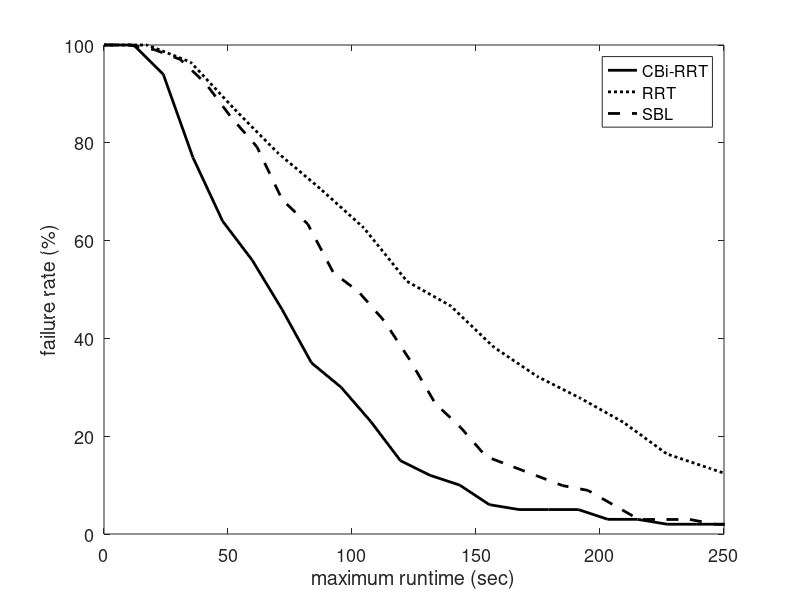

This figure's MATLAB source:
% last updated: 09/27/17

clear all
clc

D1 = load('Benchmark_CBiRRT_env1_rB.txt'); 
D2 = load('Benchmark_RRT_env1_rB.txt'); 
D3 = load('Benchmark_SBL_env1_rB.txt'); 

%% PCS
d = 2.6;

clear t M
t = D1(D1(:,1)==d, 4);
maxT = max(t);
T = linspace(0,maxT,30);
T = T(2:end);
for i = 1:length(T)
    s = t < T(i);
    m(i) = mean(t(s));
    M(i) = 1-sum(s)/length(t);
end
T1 = [0 T];
M1 = [1 M];
%% RRT
d = 1.7;

clear t M
t = D2(D2(:,1)==d, 4);
maxT = max(t);
T = linspace(0,maxT,30);
T = T(2:end);
for i = 1:length(T)
    s = t < T(i);
    m(i) = mean(t(s));
    M(i) = 1-sum(s)/length(t);
end
T2 = [0 T];
M2 = [1 M];
%% SBL
d = 1.7;

clear t M
t = D3(D3(:,1)==d, 4);
maxT = max(t);
T = linspace(0,maxT,30);
T = T(2:end);
for i = 1:length(T)
    s = t < T(i);
    m(i) = mean(t(s));
    M(i) = 1-sum(s)/length(t);
end
T3 = [0 T];
M3 = [1 M];

%%
M2 = (M1+M3)./2;

%%
h = figure(2);
clf

plot(T1,M1*100,'-k','linewidth',2);
hold on
plot(T2,M2*100,':k','linewidth',2);
plot(T3,M3*100,'--k','linewidth',2);
hold off
xlabel('maximum runtime (sec)');
ylabel('failure rate (%)');
legend('CBi-RRT','RRT','SBL');
xlim([0 250]);%max([T1 T2])]);
set(gca,'fontsize',13);


set(h, 'Position', [100, 100, 800, 400]);
% print success_abb_reg.eps -depsc -r200